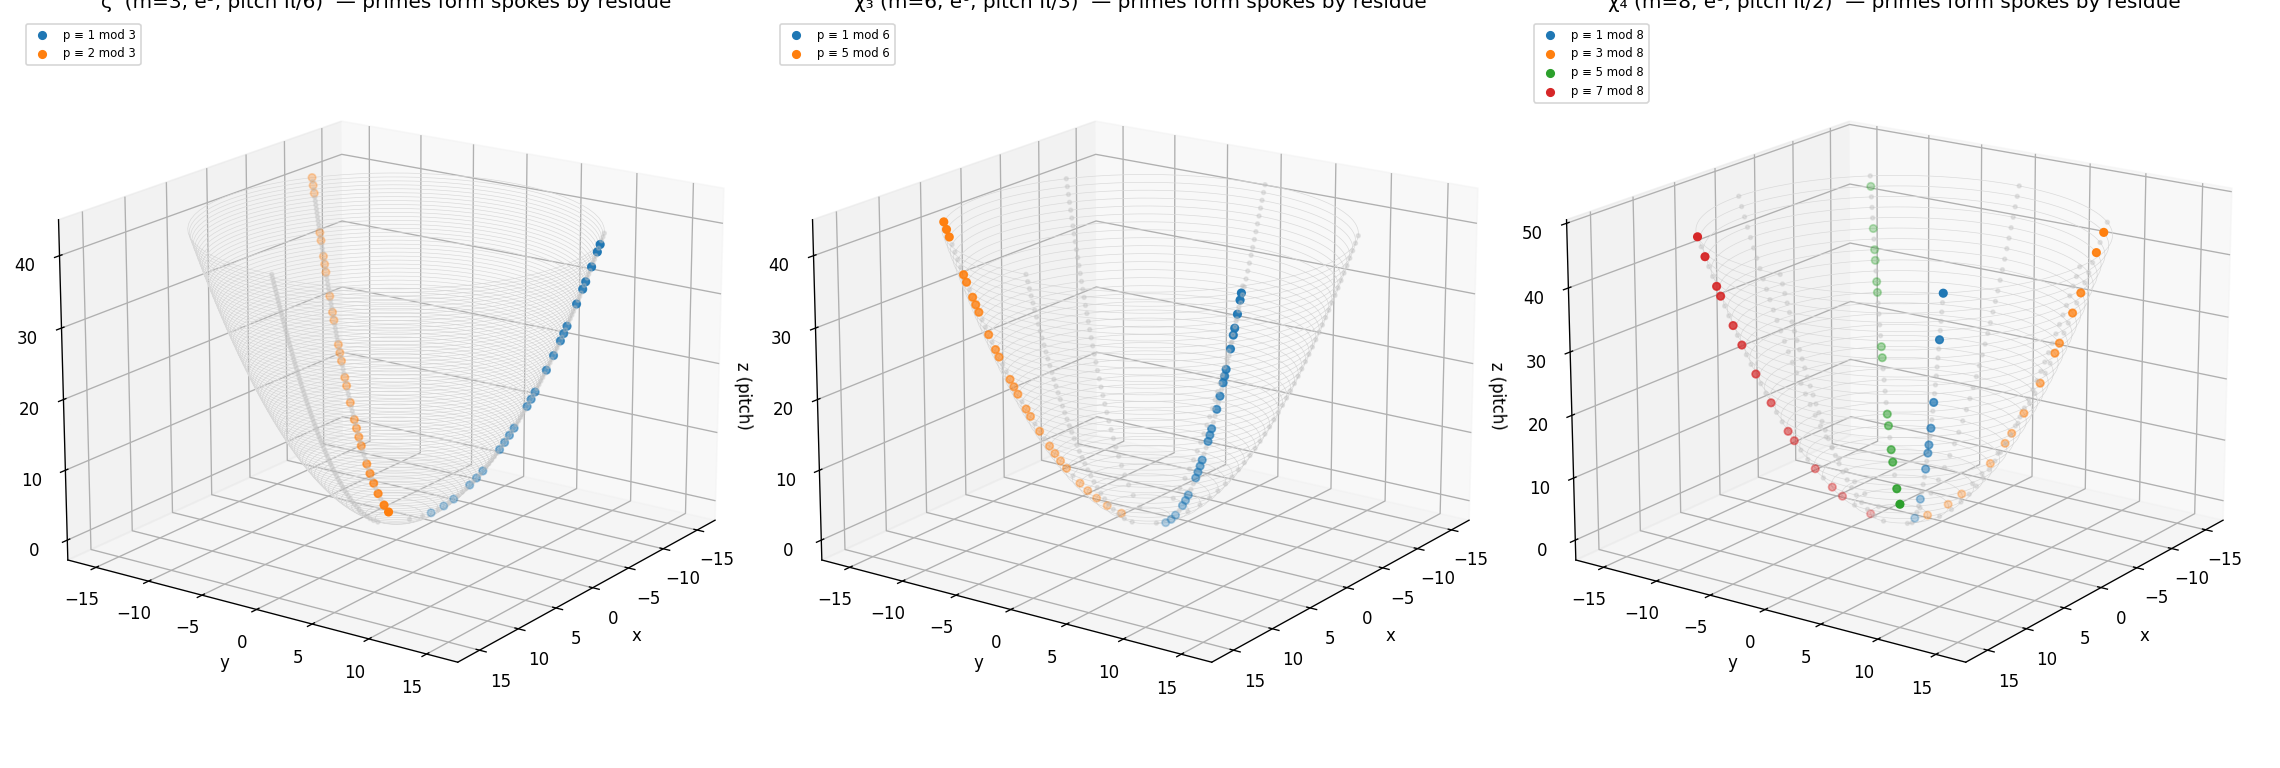

Here is the Python script that generated this plot:
"""
The prime helix, per unit — a real helix: winds (θ = 2π n / m, m integers per turn),
climbs (z = pitch · n/m, UP), grows out (R = √n, OUT). Residue mod m sets the angle, so each
residue class is a spoke; the primes (coprime residues = the fibre) form LINES up the helix.

    ζ   : m=3  (e³),  pitch π/6   fibre = coprime residues mod 3
    χ₃  : m=6  (e⁶),  pitch π/3   fibre = {1,5} mod 6
    χ₄  : m=8  (e⁸),  pitch π/2   fibre = {1,3,5,7} mod 8
"""
import numpy as np, math, os
import matplotlib; matplotlib.use('Agg'); import matplotlib.pyplot as plt
OUT = os.path.dirname(os.path.abspath(__file__))

def sieve(N):
    s = np.ones(N+1, bool); s[:2] = False
    for i in range(2, int(N**0.5)+1):
        if s[i]: s[i*i::i] = False
    return s

CH = [
  dict(name='ζ  (m=3, e³, pitch π/6)', short='zeta', m=3, pitch=math.pi/6),
  dict(name='χ₃ (m=6, e⁶, pitch π/3)', short='chi3', m=6, pitch=math.pi/3),
  dict(name='χ₄ (m=8, e⁸, pitch π/2)', short='chi4', m=8, pitch=math.pi/2),
]

N = 240
isP = sieve(N)
fig = plt.figure(figsize=(19, 6.4))
for col, ch in enumerate(CH):
    m, pitch = ch['m'], ch['pitch']
    n = np.arange(1, N+1)
    theta = 2*math.pi * n / m          # WINDS; residue (n mod m) sets the spoke
    R = np.sqrt(n)                      # OUT
    z = pitch * (n / m)                # UP
    x, y = R*np.cos(theta), R*np.sin(theta)
    ax = fig.add_subplot(1, 3, col+1, projection='3d')
    # helix spine (continuous)
    nn = np.linspace(1, N, 6000)
    ax.plot(np.sqrt(nn)*np.cos(2*math.pi*nn/m), np.sqrt(nn)*np.sin(2*math.pi*nn/m),
            pitch*(nn/m), color='0.85', lw=0.4)
    pr = isP[1:N+1]; comp = ~pr
    ax.scatter(x[comp], y[comp], z[comp], s=5, color='0.75', alpha=0.35)
    # primes colored by residue mod m (each coprime residue = its own spoke/line)
    res = n % m
    coprime = [r for r in range(m) if math.gcd(r, m) == 1]
    cmap = plt.cm.tab10
    for i, r in enumerate(coprime):
        sel = pr & (res == r)
        ax.scatter(x[sel], y[sel], z[sel], s=20, color=cmap(i % 10), label=f'p ≡ {r} mod {m}')
    ax.set_title(ch['name'] + "  — primes form spokes by residue")
    ax.legend(fontsize=7, loc='upper left')
    ax.set_xlabel('x'); ax.set_ylabel('y'); ax.set_zlabel('z (pitch)')
    ax.view_init(elev=18, azim=35)
fig.tight_layout(); fig.savefig(f'{OUT}/prime_helix.png', dpi=120)
print(f"saved {OUT}/prime_helix.png")

# also a top-down view (the spokes are clearest looking straight down the axis)
fig2 = plt.figure(figsize=(19, 6.2))
for col, ch in enumerate(CH):
    m = ch['m']; n = np.arange(1, N+1)
    theta = 2*math.pi * n / m; R = np.sqrt(n)
    x, y = R*np.cos(theta), R*np.sin(theta)
    ax = fig2.add_subplot(1, 3, col+1)
    pr = isP[1:N+1]
    ax.scatter(x[~pr], y[~pr], s=5, color='0.8', alpha=0.4)
    res = n % m; coprime = [r for r in range(m) if math.gcd(r, m) == 1]
    for i, r in enumerate(coprime):
        sel = pr & (res == r)
        ax.scatter(x[sel], y[sel], s=18, color=plt.cm.tab10(i % 10), label=f'p≡{r} mod {m}')
    ax.set_aspect('equal'); ax.set_title(ch['name'] + " — top-down: prime spokes")
    ax.legend(fontsize=7)
fig2.tight_layout(); fig2.savefig(f'{OUT}/prime_helix_topdown.png', dpi=120)
print(f"saved {OUT}/prime_helix_topdown.png")
